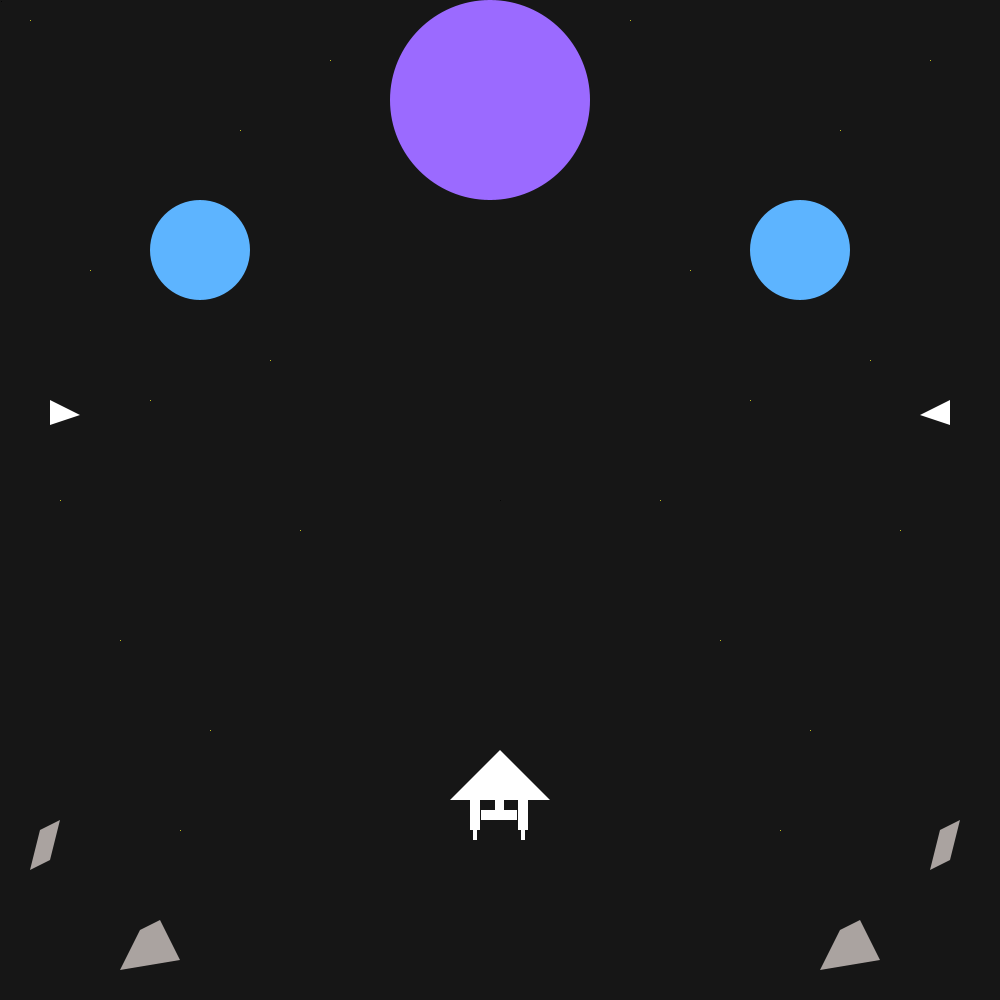
Frame 1 (no input)
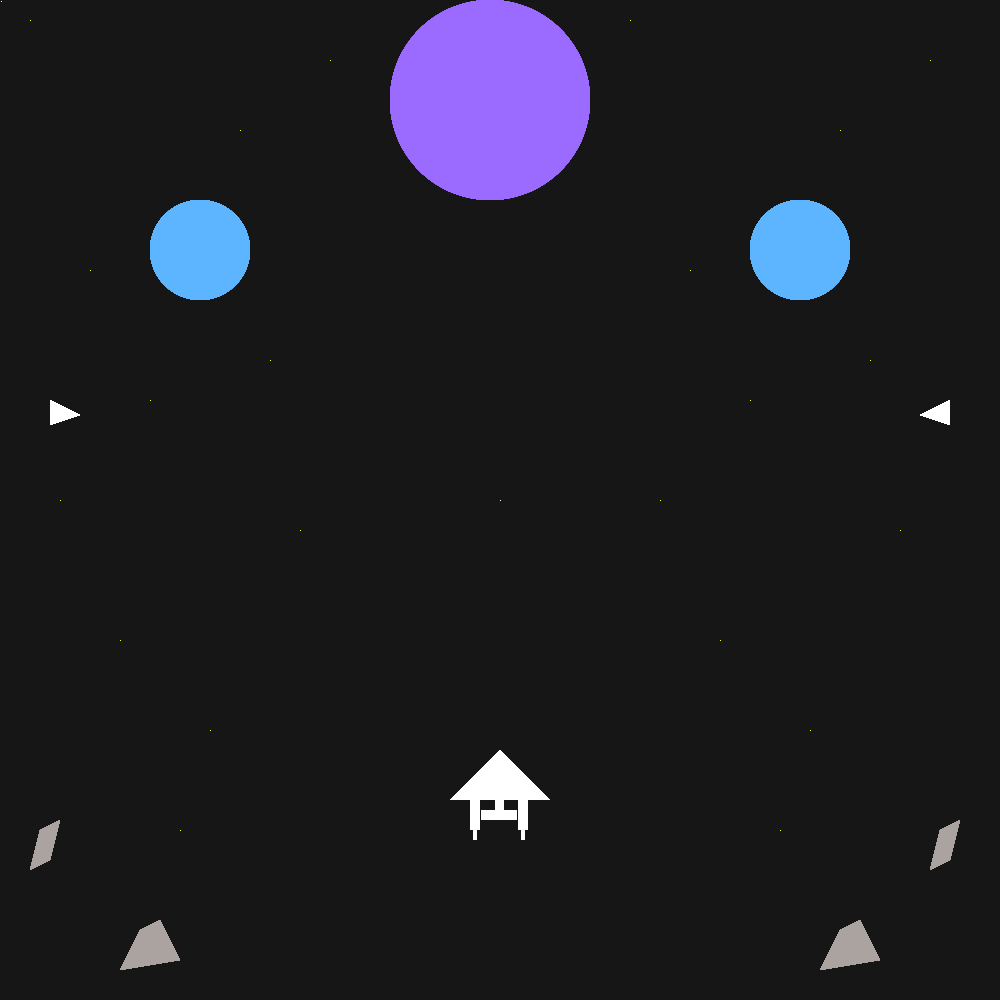
Frame 60 (the mouse pressed at the canvas centre just before this capture)
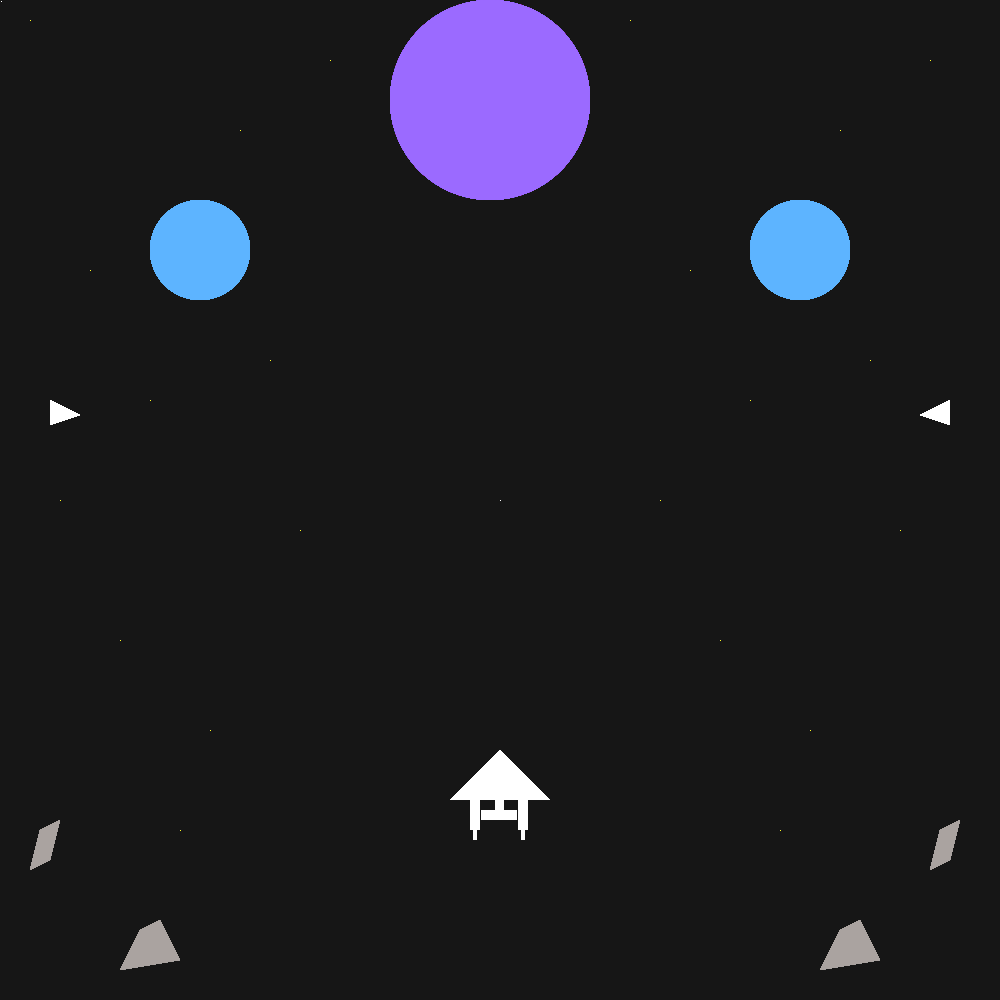
Frame 120 (the mouse held since frame 60 and released just before this capture)

The Processing sketch that drew these frames (run headless with seeded random() and noise(); from frame 60 on, the mouse is pressed at the canvas centre):

// Processing sketch: f18magd150lab02_Nemec_pde
// ── f18magd150lab02_Nemec_pde.pde
void setup(){
size(1000, 1000);
background(22);
}

void draw(){
  





bezier(1, 1, 1, 1, 1, 1, 1, 1);//hidden star





bezier(1000, 1, 1000, 1, 1000, 1, 1000, 1); //hidden star 2

bezier(500, 500, 500, 500, 500, 500, 500, 500); //hidden star 3


noStroke();


fill(93, 180, 255);
arc(200, 250, 100, 100, 0, radians(360));//left planet



fill(155, 106, 255);
arc(490, 100, 200, 200, 0, radians(360));//center planet

fill(93, 180, 255);
arc(800, 250, 100, 100, 0, radians(360));//right planet 

fill(170, 163, 160);
quad(30, 870, 40, 830, 60, 820, 50, 860);//down left asteroid 1
fill(170, 163, 160);
quad(120, 970, 140, 930, 160, 920, 180, 960);//down left asteroid 2
fill(170, 163, 160);
quad(930, 870, 940, 830, 960, 820, 950, 860);//down right asteroid 1
fill(170, 163, 160);
quad(820, 970, 840, 930, 860, 920, 880, 960);//down right asteroid 2
  
fill(255, 255, 255);
triangle(550, 800, 450, 800, 500, 750);//center ship

triangle(50, 425, 50, 400, 80, 415); //left ship

triangle(950, 425, 950, 400, 920, 415); //right ship

beginShape();
// left thruster
colorMode(RGB, 255);
vertex(470, 800);
vertex(480, 800);
vertex(480, 830);
vertex(470, 830);
beginContour();
vertex(473, 800);
vertex(477, 800);
vertex(477, 840);
vertex(473, 840);
endContour();
endShape(CLOSE);

beginShape();
// right thruster
colorMode(RGB, 255);
vertex(518, 800);
vertex(528, 800);
vertex(528, 830);
vertex(518, 830);
beginContour();
vertex(521, 800);
vertex(525, 800);
vertex(525, 840);
vertex(521, 840);
endContour();
endShape(CLOSE);

beginShape();
colorMode(RGB, 255);
vertex(481, 810);
vertex(517, 810);
vertex(517, 820);
vertex(481, 820);
beginContour();
vertex(495, 800);
vertex(504, 800);
vertex(504, 810);
vertex(495, 810);
endContour();
endShape(CLOSE);


beginShape(POINTS);
// stars
stroke(255, 251, 36);
vertex(30, 20);
vertex(60, 500);
vertex(90, 270);
vertex(120, 640);
vertex(150, 400);
vertex(180, 830);
vertex(210, 730);
vertex(240, 130);
vertex(270, 360);
vertex(300, 530);
vertex(330, 60);
vertex(630, 20);
vertex(660, 500);
vertex(690, 270);
vertex(720, 640);
vertex(750, 400);
vertex(780, 830);
vertex(810, 730);
vertex(840, 130);
vertex(870, 360);
vertex(900, 530);
vertex(930, 60);
stroke(255);
endShape();

}
